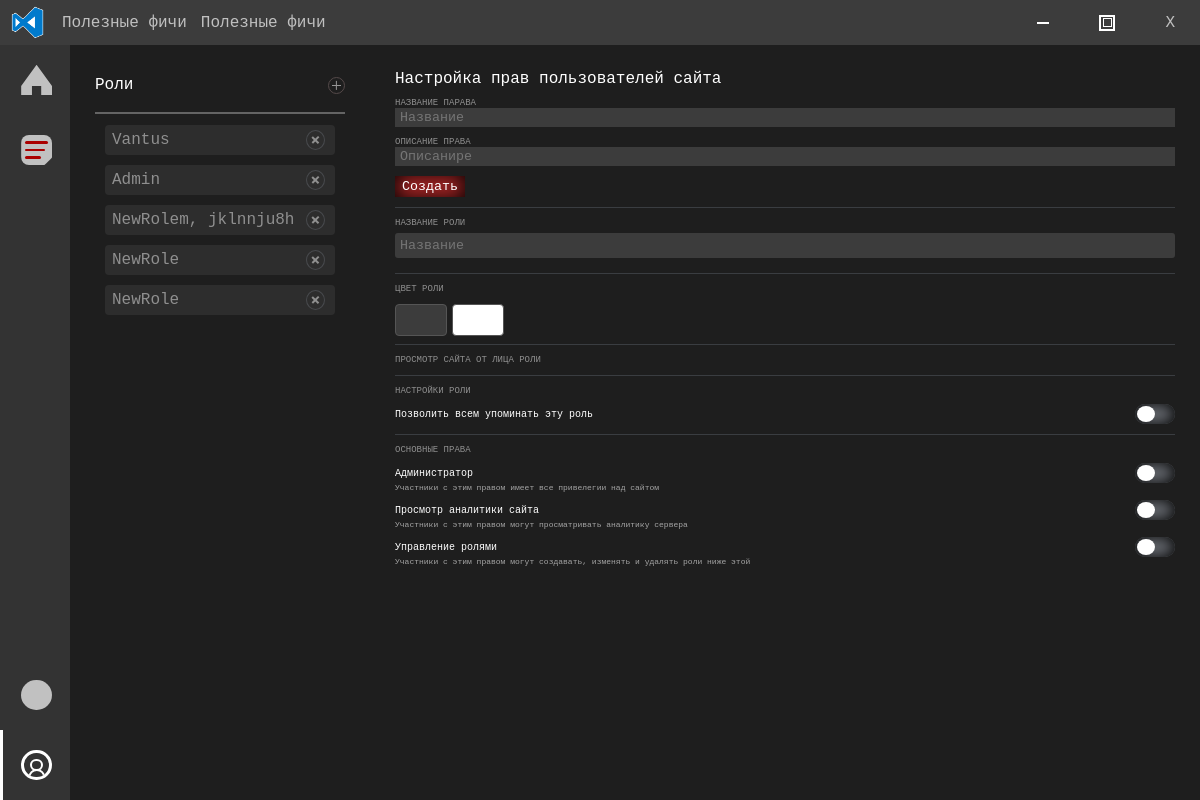
The page /user/roles_and_roots (signed in) on the database its author committed.
### user/models.py (models this page shows, shortened)
class role(models.Model):
    name = models.CharField(max_length=50)
    settings = models.JSONField(blank=True, null=True)
    freedoms = models.ManyToManyField('freedom', blank=True, related_name='freedoms')

class freedom(models.Model):
    name = models.CharField(max_length=50, unique = True)
    description = models.CharField(max_length=200)

### user/views.py (the view)
# urls.py: path('roles_and_roots', roles_and_roots.as_view(), name="roles_and_roots_url"),
class roles_and_roots(View):
    def get(self, request):
        if 'login' in request.session:
            return render(request, 'user/roles_and_roots.html', context={
                'path' : request.get_full_path(),
                'roles' : role.objects.all(),
                'roots' : freedom.objects.all(),
            })
        else:
            return redirect('main_url')

### user/templatetags/json.py (called while the page is built)
@register.filter(name='json')
def json_dumps(data, key):
    obj = ''
    try:
        obj = json.loads(data)[key]
    except BaseException:
        pass
    return obj

### user/templates/user/roles_and_roots.html (shortened to what this page needs)
{% extends 'base/main.html' %}
{% block main %}
    {% load json %}
    <div class="roles_and_roots">
        <div class="roles">
            <div class="role_add">
                <span>Роли</span>
                <div class="role_btn_add"></div>
            </div>
            <div class="user-hr"></div>
            <div class="role_list">
                {% for role in roles %}
                    <div class="role"
                            >
                        <div data-id="{{ role.id }}" class="role-name">
                            {{ role.name }}
                        </div>
                        <div class="role-delete">
                            <div class="post-delete">
                            </div>
                        </div>
                    </div>
                {% endfor %}
            </div>
        </div>
        <div class="roots">
            <div style="margin-bottom: 10px;">Настройка прав пользователей сайта</div>
            <label class="lnewdata">
                <div class="category-root">Название парава</div>
                <input id="rootname" class="inputvs" placeholder="Название" type="text">
            </label>
            <label class="lnewdata">
                <div class="category-root">Описание права</div>
                <input id="rootdescription" class="inputvs" placeholder="Описанире" type="text">
            </label>
            <button id="rootgo" class="goformsubmit">Создать</button>
            <div class="user-root-hr"></div>
            <div class="category-root">Название роли</div>
            <input id="role-input-name" class="input-big inputvs" placeholder="Название" type="text">
            <div class="user-root-hr"></div>
            <div class="category-root">Цвет роли</div>
            <div class="role-colors">
                <div class="role-colors-input">
                    <label class="input-color">
                        <div style="background-color: #3c3c3c;" class="input-color-fake"></div>
                    </label>
                    <label class="input-color">
                        <div style="background-color: #fff;" class="input-color-fake"></div>
                    </label>
                </div>
                <div class="role-colors-default">
                </div>
            </div>
            <div class="user-root-hr"></div>
            <div class="category-root">Просмотр сайта от лица роли</div>
            <div class="user-root-hr"></div>
            <div class="category-root">Настройки роли</div>
            <div class="checkbox-root-content">
                <label class="checkbox-root">
                        <div class="checkbox-root-name">Позволить всем упоминать эту роль</div>
                        <div class="checkbox-root-checking">
                            <div class="checkbox-root-btn">
                                <div class="checkbox-root-flow-btn"></div>
                            </div>
                        </div>
                </label>
            </div>
            <div class="user-root-hr"></div>
            <div class="category-root">Основные права</div>
            <form>
                {% for root in roots %}
                    <div class="checkbox-root-content">
                        <label class="main-root checkbox-root">
                                <div class="checkbox-root-name-main checkbox-root-name">{{ root.name }}</div>
                                <div class="checkbox-root-checking">
                                    <div class="checkbox-root-btn">
                                        <div class="checkbox-root-flow-btn"></div>
                                    </div>
                                </div>
                        </label>
                        <div class="checkbox-root-description">{{ root.description }}</div>
                    </div>
                {% endfor %}
            </form>
        </div>
    </div>
{% endblock main %}

### static/css/mystyle.css (style rules this page uses)
* { margin: 0; padding: 0; font-family: consolas, 'Courier New', monospace; }
html, body { --item-active: 5%; --heder-height: 45px; height: 100%; background-color: #1e1e1e; overflow: hidden; }
body { display: flex; flex-direction: column; }
.inputvs { margin: 0; resize: vertical; width: 100%; background-color: #3c3c3c; border: none; color: #fff; padding: 2px 5px; box-sizing: border-box; transition: box-shadow 0.25s ease-in-out; }
.post-delete, .post-confirm, .post-hide { position: relative; width: var(--h-w-settings); height: 100%; box-sizing: border-box; border-radius: 50%; border: 1px solid #72767d; }
.post-delete:after, .post-delete:before { content: ''; display: block; width: 50%; height: 10%; background-color: #fff; position: absolute; bottom: 0; top: 0; left: 0; right: 0; margin: auto; }
.post-delete:before { transform: rotateZ(-45deg); }
.post-delete:after { transform: rotateZ(45deg); }
.lnewdata { display: block; margin-bottom: 10px; }
.goformsubmit { padding: 3px 7px; background-color: #D32F2F; color: #fff; outline: none; border: none; text-decoration: none; cursor: pointer; box-shadow: 0px 0px 20px 1px inset black; }
.user-hr { width: 100%; height: 25px; display: flex; align-items: center; }
.user-hr:after { content: ''; display: block; width: 100%; height: 2px; background-color: rgb(100, 100, 100); }
.roles_and_roots { width: 100%; height: 100%; display: grid; grid-template-columns: 300px 1fr; }
.roles { overflow: auto; display: grid; --roles-add-height: 30px; grid-template-rows: var(--roles-add-height) auto 1fr; box-sizing: border-box; padding: 25px; color: #fff; }
.role_add { display: flex; justify-content: space-between; align-items: center; cursor: pointer; }
.role_btn_add { width: calc(var(--roles-add-height) / 2); height: 50%; border: 1px solid rgb(85, 74, 74); border-radius: 50%; position: relative; }
.role_btn_add:after, .role_btn_add:before { position: absolute; content: ''; display: block; height: 5%; width: 60%; background-color: rgb(150, 150, 150); top: 0; bottom: 0; right: 0; left: 0; margin: auto; }
.role_btn_add:after { transform: rotateZ(90deg); }
.role_list { padding: 0 10px; box-sizing: border-box; overflow: auto; display: grid; grid-auto-rows: 30px; grid-row-gap: 10px; }
.role { background-color: #3c3c3c; padding: 2px 7px; border-radius: 4px; display: grid; grid-template-columns: 1fr 25px; cursor: pointer; opacity: 0.5; }
.role-delete { padding: 3px; }
.role-name { display: flex; align-items: center; }
.roots { padding: 25px; box-sizing: border-box; color: #fff; overflow: auto; }
.user-root-hr { width: 100%; height: 1px; background-color: #42454a; margin: 10px 0; opacity: 0.8; }
.category-root { font-size: 9px; opacity: 0.5; text-transform: uppercase; }
.input-big { padding: 5px; border-radius: 3px; margin: 5px 0; }
.checkbox-root { display: flex; justify-content: space-between; cursor: pointer; user-select: none; }
.checkbox-root-content { margin-top: 8px; }
.checkbox-root-btn { padding: 2px; box-sizing: border-box; width: 40px; height: 20px; background-color: #72767d; border-radius: 10px; position: relative; box-shadow: 0 0 15px 1px inset black; }
.checkbox-root-flow-btn { display: flex; align-self: center; justify-content: center; width: 50%; height: 100%; background-color: #fff; border-radius: 50%; position: relative; left: 0; transition: all 0.25s ease-in-out; }
.checkbox-root-name { font-size: 10px; display: flex; align-items: center; }
.checkbox-root-description { font-size: 8px; opacity: 0.6; }
.role-colors { display: grid; grid-template-columns: auto 1fr; grid-column-gap: 5px; margin: 10px 0; height: 30px; }
.role-colors-input { display: grid; grid-template-columns: repeat(2, 1fr); grid-column-gap: 5px; }
.input-color { display: block; position: relative; }
.input-color-fake { width: 50px; height: 100%; border-radius: 4px; background-color: #fff; border: 1px solid #555; }
.role-colors-default { display: grid; grid-template-rows: repeat(2, 45%); grid-column-gap: 5px; grid-row-gap: 10%; grid-template-columns: repeat(auto-fit, 15px); box-sizing: border-box; }

### rows shown on the page
role: name "Vantus"
role: name "Admin"
role: name "NewRolem, jklnnju8h"
role: name "NewRole"
role: name "NewRole"
freedom: name "Администратор", description "Участники с этим правом имеет все привелегии над сайтом"
freedom: name "Просмотр аналитики сайта", description "Участники с этим правом могут просматривать аналитику сервера"
freedom: name "Управление ролями", description "Участники с этим правом могут создавать, изменять и удалять роли ниже этой"
